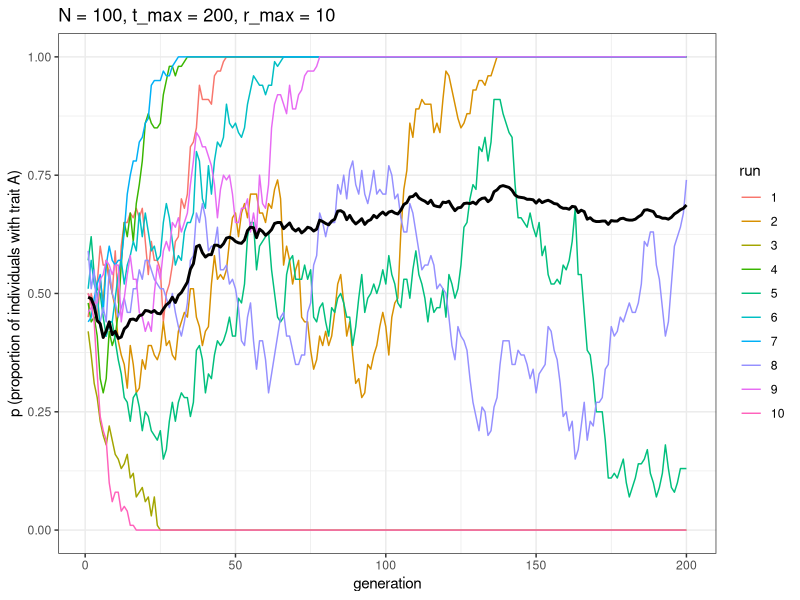
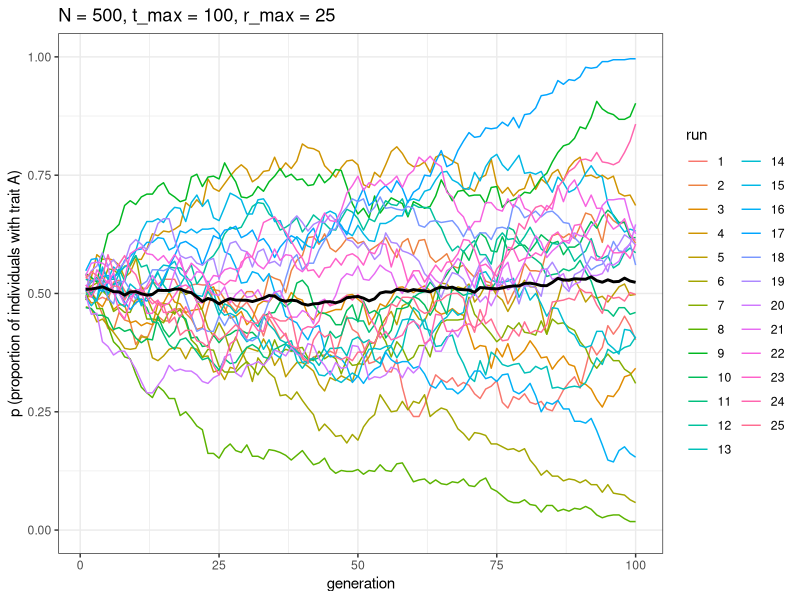
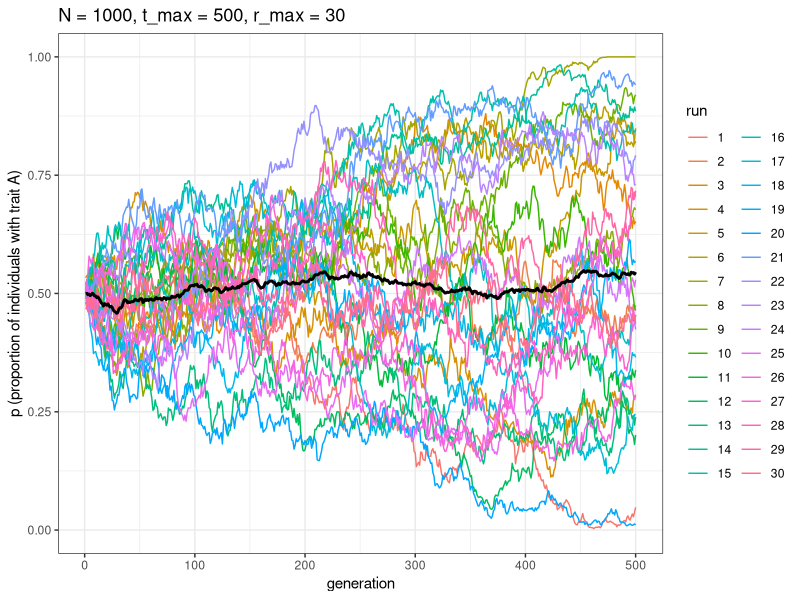
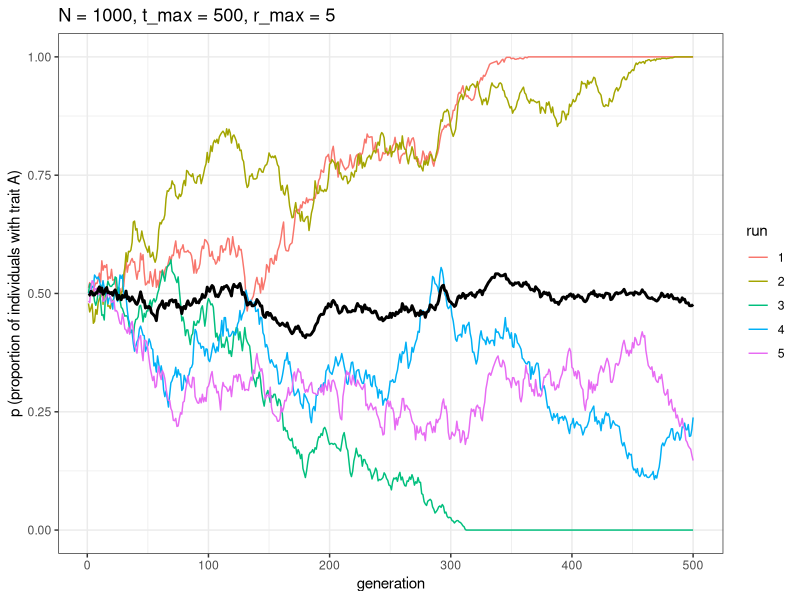
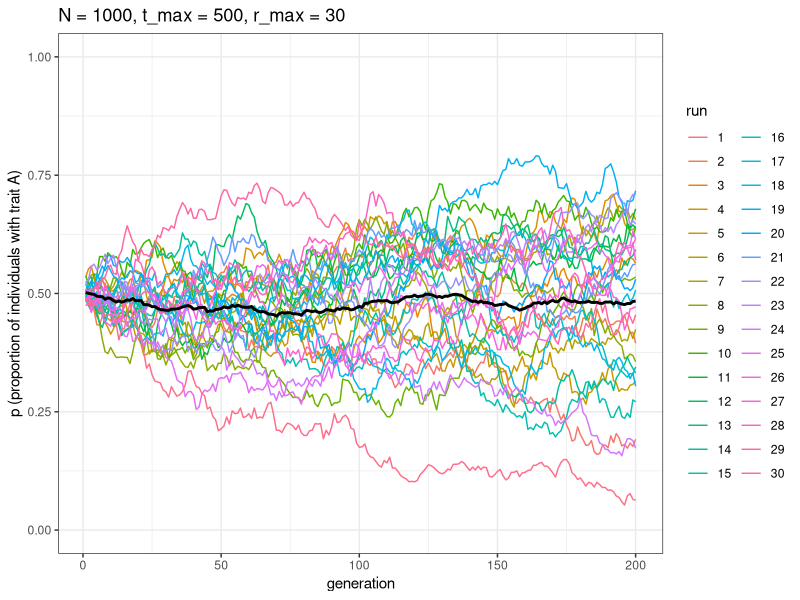
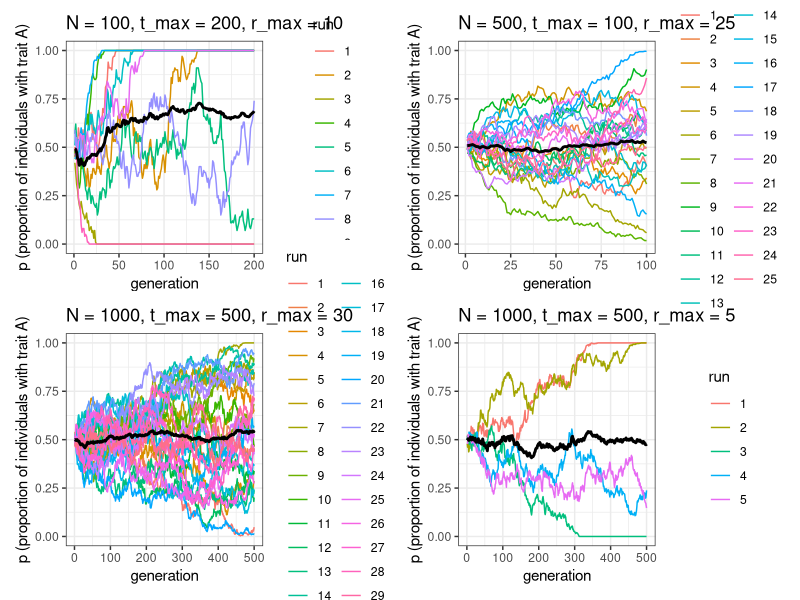

These figures' R source, in order:
######
# Git test for group made my Morgan 2-1-2021

######

library(tidyverse); library(patchwork)

#####################################################################################


##### unnbiased model 2 from CH1


### run multiple simulations and plot their results
# Scaling up

### a new function to run multipe sims at once
unbiased_transmission_2 <- function(N, t_max, r_max) {
  output <- tibble(generation = rep(1:t_max, r_max), 
                   p = as.numeric(rep(NA, t_max * r_max)), 
                   run = as.factor(rep(1:r_max, each = t_max))) 
  # For each run
  for (r in 1:r_max) { 
    # Create first generation
    population <- tibble(trait = sample(c("A", "B"), N, replace = TRUE))
    
    # Add first generation's p for run r
    output[output$generation == 1 & output$run == r, ]$p <-
      sum(population$trait == "A") / N 
    
    # For each generation
    for (t in 2:t_max) {
      # Copy individuals to previous_population tibble
      previous_population <- population 
      
      # Randomly copy from previous generation
      population <- tibble(trait = sample(previous_population$trait, N, replace = TRUE))
      
      # Get p and put it into output slot for this generation t and run r
      output[output$generation == t & output$run == r, ]$p <- 
        sum(population$trait == "A") / N 
    }
  }
  # Export data from function
  output 
}
### quick plotting function for multiple runs

plot_multiple_runs <- function(data_model) {
  ggplot(data = data_model, aes(y = p, x = generation)) +
    geom_line(aes(colour = run)) +
    stat_summary(fun = mean, geom = "line", size = 1) +
    ylim(c(0, 1)) +
    theme_bw() +
    labs(y = "p (proportion of individuals with trait A)")
}

#####################################################################################

### everyone add a different version with different N, t_max with 10 runs and plot it

morgan_run <- unbiased_transmission_2(N = 100, t_max = 200, r_max = 10)
morgan_plot <- plot_multiple_runs(morgan_run) + ggtitle("N = 100, t_max = 200, r_max = 10")
morgan_plot

### add your own below
benny_run <- unbiased_transmission_2(N = 500, t_max = 100, r_max = 25)
benny_plot <- plot_multiple_runs(benny_run) + ggtitle("N = 500, t_max = 100, r_max = 25")
benny_plot 

#look ma I did it!
claire_run <- unbiased_transmission_2(N = 1000, t_max = 500, r_max = 30)
claire_plot <- plot_multiple_runs(claire_run) + ggtitle("N = 1000, t_max = 500, r_max = 30")
claire_plot 

claire_run2 <- unbiased_transmission_2(N = 1000, t_max = 500, r_max = 5)
claire_plot2 <- plot_multiple_runs(claire_run2) + ggtitle("N = 1000, t_max = 500, r_max = 5")
claire_plot2 

### spot for ryan
rl_run <- unbiased_transmission_2(N = 1000, t_max = 200, r_max = 30)
rl_plot <- plot_multiple_runs(rl_run) + ggtitle("N = 1000, t_max = 500, r_max = 30")
rl_plot


### group plot
group_plot <- morgan_plot + benny_plot + claire_plot + claire_plot2
group_plot
